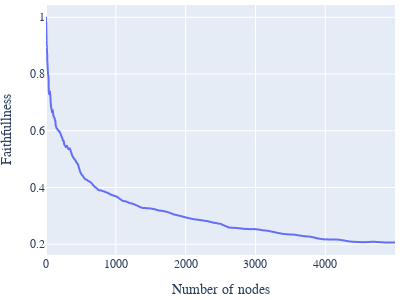

The cell this chart's notebook holds for it:
### Code cell
with open("task_faithfulness_metrics.jsonl") as f:
    lines = f.readlines()
    results = [json.loads(line) for line in lines]

inverse_results = [x for x in results if x["inverse"]]

# print(inverse_results[0])



# inverse_results = {x["task"]: x for x in inverse_results}
non_inverse_results = [x for x in results if not x["inverse"]]
# non_inverse_results = {x["task"]: x for x in non_inverse_results}

import matplotlib.pyplot as plt

plot_data = []

for i, first_task in enumerate(task_names):
    if first_task in ["algo_last", "country_capital", "en_fr"]:
        continue
    _faith = inverse_results[i]["faithfullness"]
    n_nodes_task = inverse_results[i]["n_nodes_counts"]

    plot_data.append((_faith, [max(n_nodes_task) - x for x in n_nodes_task]))

    print(first_task, min(_faith[:100]), max(_faith[:10]))

    # plt.plot(n_nodes_task  , _faith, label=first_task)


def interpolate(x, y, x_new):

    max_x = max(x)
    max_x_new = max(x_new)

    print(y[-10:])

    if max_x_new > max_x:
        x = x + [max_x_new]
        y = y + [y[0]]

    from scipy.interpolate import interp1d
    f = interp1d(x, y)
    return f(x_new)

#average across all tasks

n_nodes = []
for faith, n_nodes_task in plot_data:
    n_nodes.extend(n_nodes_task)

n_nodes = sorted(list(set(n_nodes)))

# faith = np.zeros(len(n_nodes))


new_faiths = []

for faith, n_nodes_task in plot_data:
    faith = interpolate(n_nodes_task, faith, n_nodes)
    
    new_faiths.append(faith)

faith = np.mean(new_faiths, axis=0)

n_nodes = np.array(n_nodes)

# fig = px.imshow(heatmap_data - 1, x=task_names, y=task_names[::-1], color_continuous_scale="RdBu", width=800,  height=600, 
#                 labels=dict(x="Tested task", y="Ablated task", color="Faithfullness"))

fig = px.line(x=n_nodes[n_nodes < 5000], y=faith[n_nodes < 5000], labels=dict(x="Number of nodes", y="Faithfullness"))

fig.update_layout(width =400, height=300, 
                font_family="Serif", font_size=12, 
                margin_l=5, margin_t=5, margin_b=5, margin_r=5)

import plotly.io as pio
pio.write_image(fig, "micrlhf-progress/images/faith-nodes-inverse.pdf", width =400, height=300)

fig

### Figure 1 — Plotly figure (JSON) as saved in the notebook; plotly's stock layout.template omitted (floating-point values rounded to 4 significant figures; data arrays with more than 128 entries replaced by an {"elided": "..."} marker saying what was removed)
{"data": [{"hovertemplate": "Number of nodes=%{x}<br>Faithfullness=%{y}<extra></extra>", "legendgroup": "", "line": {"color": "#636efa", "dash": "solid"}, "marker": {"symbol": "circle"}, "mode": "lines", "name": "", "showlegend": false, "type": "scattergl", "x": {"elided": "1127 int values"}, "xaxis": "x", "y": {"elided": "1127 float values"}, "yaxis": "y"}], "layout": {"font": {"family": "Serif", "size": 12}, "height": 300, "legend": {"tracegroupgap": 0}, "margin": {"b": 5, "l": 5, "r": 5, "t": 5}, "width": 400, "xaxis": {"anchor": "y", "domain": [0, 1], "title": {"text": "Number of nodes"}}, "yaxis": {"anchor": "x", "domain": [0, 1], "title": {"text": "Faithfullness"}}}}
